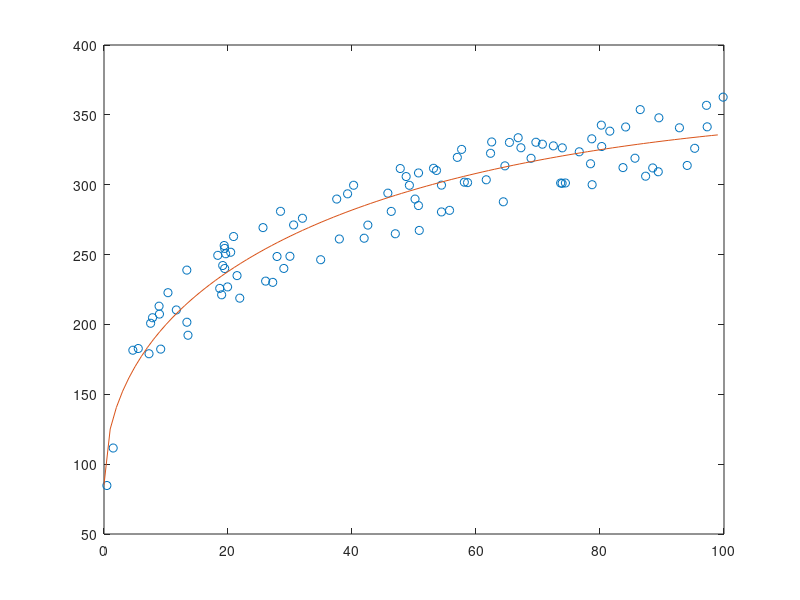

Write MATLAB code to recreate this figure.
clear;
sz=100;
x=rand(sz,1).*100;
y=sqrt(sqrt(x)).*100+rand(sz,1).*50;
plot(x,y,'o');
hold on;
x=[ones(sz,1),x,sqrt(x)];
theta=[0;0;0];
theta=pinv(x'*x)*x'*y;
temp2=[0:sz-1];
temp=[ones(sz,1),temp2',sqrt(temp2')];
ans=temp*theta;
plot(temp2,ans);